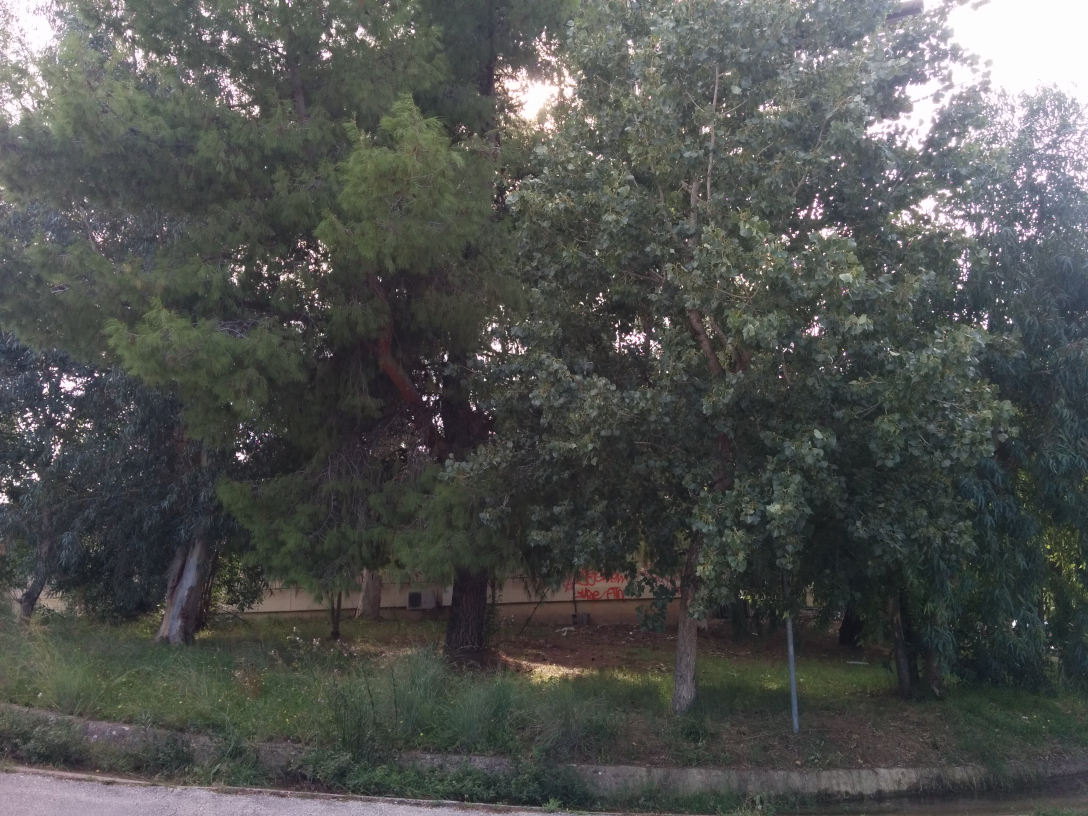
%> input picture Exercise 01/Ex01-Katsaros_Andreas/Matlab_Ex1/photos/P200.jpg, 3264 x 2448 px (shown at 1/3 size)
$ octave pyramid_blending.m   (GNU Octave 9; MATLAB toolbox functions it lacks are replaced by stand-ins)
%> lines starting %> are read from the running program, lines starting %| are printed output that depends on the picture
% Paths for input images and the functions
photoDir = 'C:\Users\AndreasK\Documents\MATLAB\Exercise 1\Matlab_Ex1\photos\';
functionDir = 'C:\Users\AndreasK\Documents\MATLAB\Exercise 1\Matlab_Ex1\';
addpath(functionDir);

% Load all images
P200 = im2double(imread([photoDir, 'P200.jpg']));
dog1 = im2double(imread([photoDir, 'dog1.jpg']));
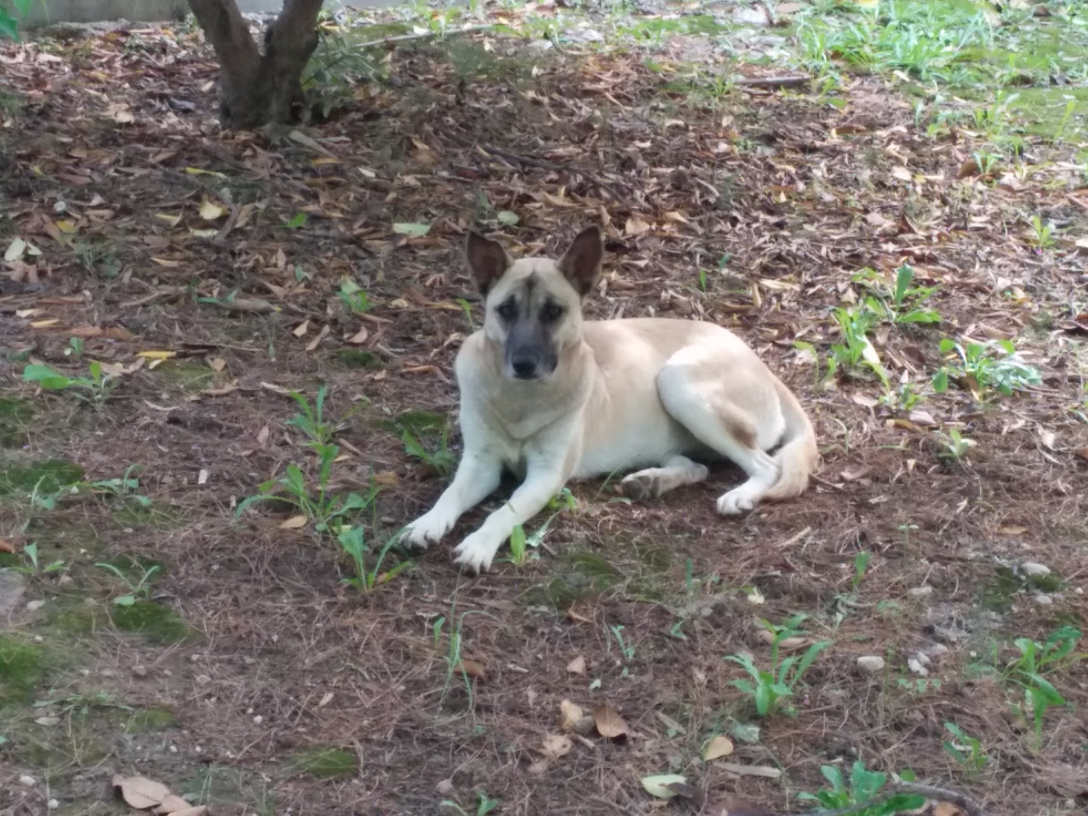
%> input picture Exercise 01/Ex01-Katsaros_Andreas/Matlab_Ex1/photos/dog1.jpg, 3264 x 2448 px (shown at 1/3 size)
dog2 = im2double(imread([photoDir, 'dog2.jpg']));
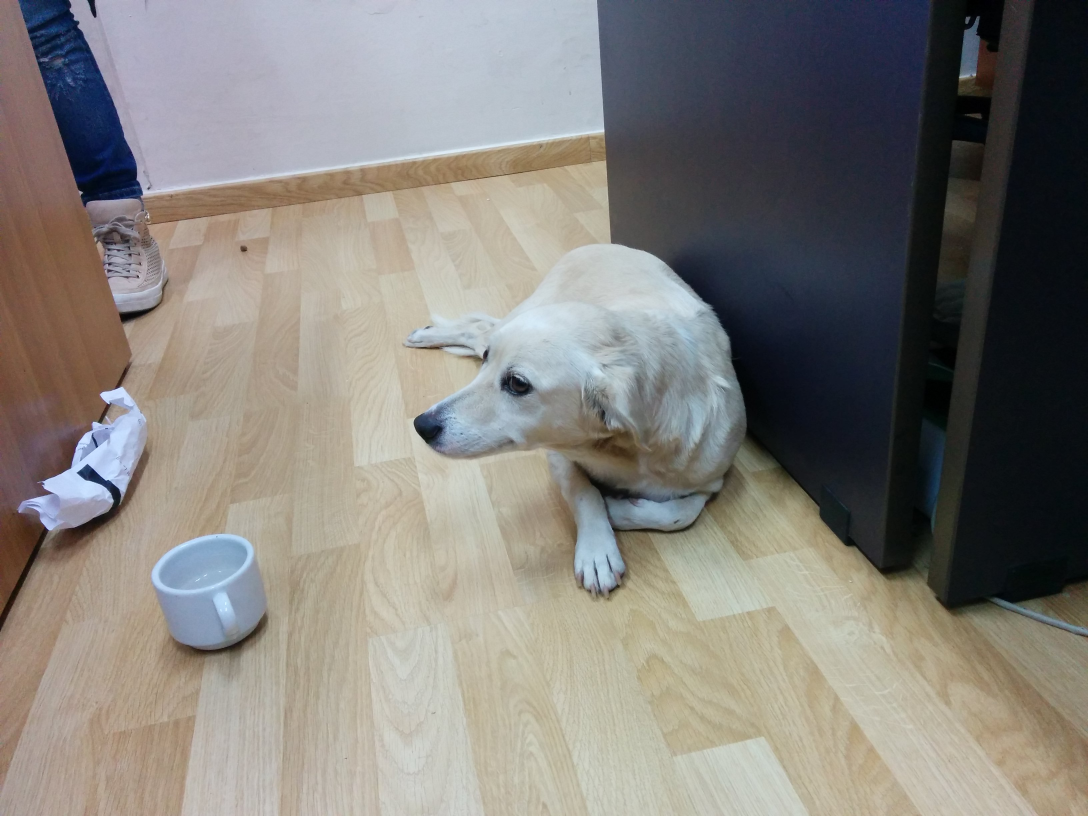
%> input picture Exercise 01/Ex01-Katsaros_Andreas/Matlab_Ex1/photos/dog2.jpg, 3264 x 2448 px (shown at 1/3 size)
cat  = im2double(imread([photoDir, 'cat.jpg']));
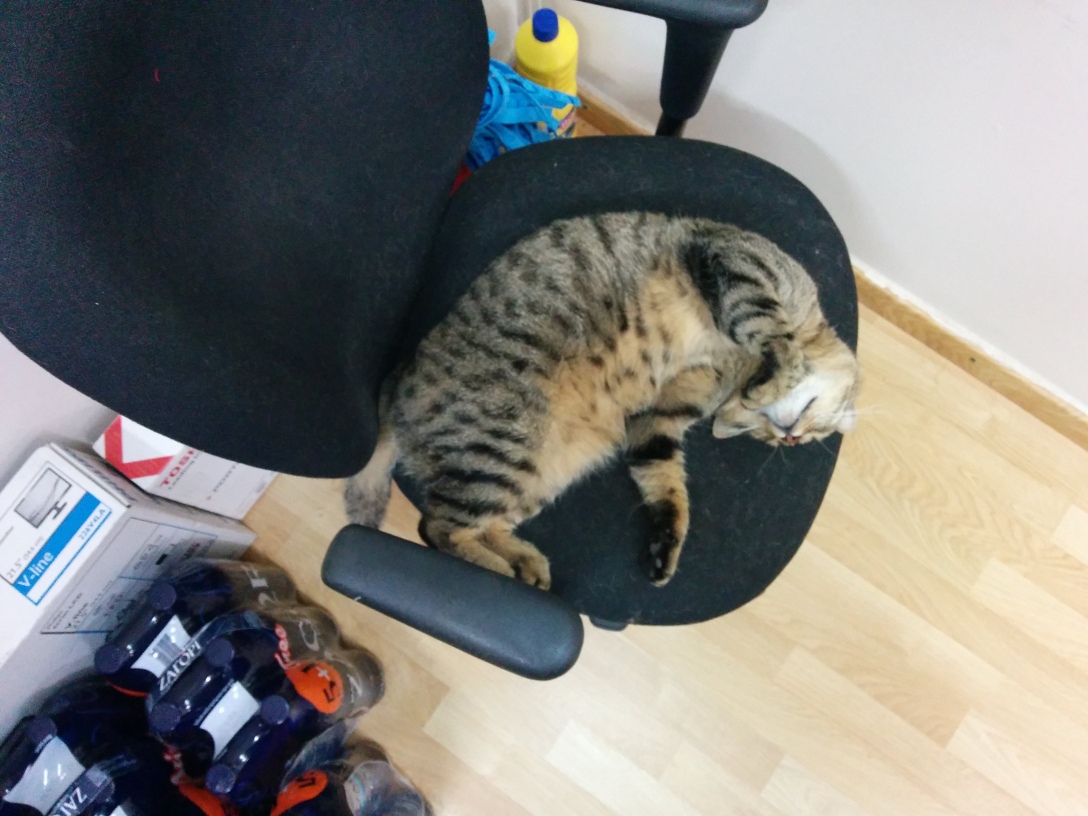
%> input picture Exercise 01/Ex01-Katsaros_Andreas/Matlab_Ex1/photos/cat.jpg, 3264 x 2448 px (shown at 1/3 size)
bench = im2double(imread([photoDir, 'bench.jpg']));
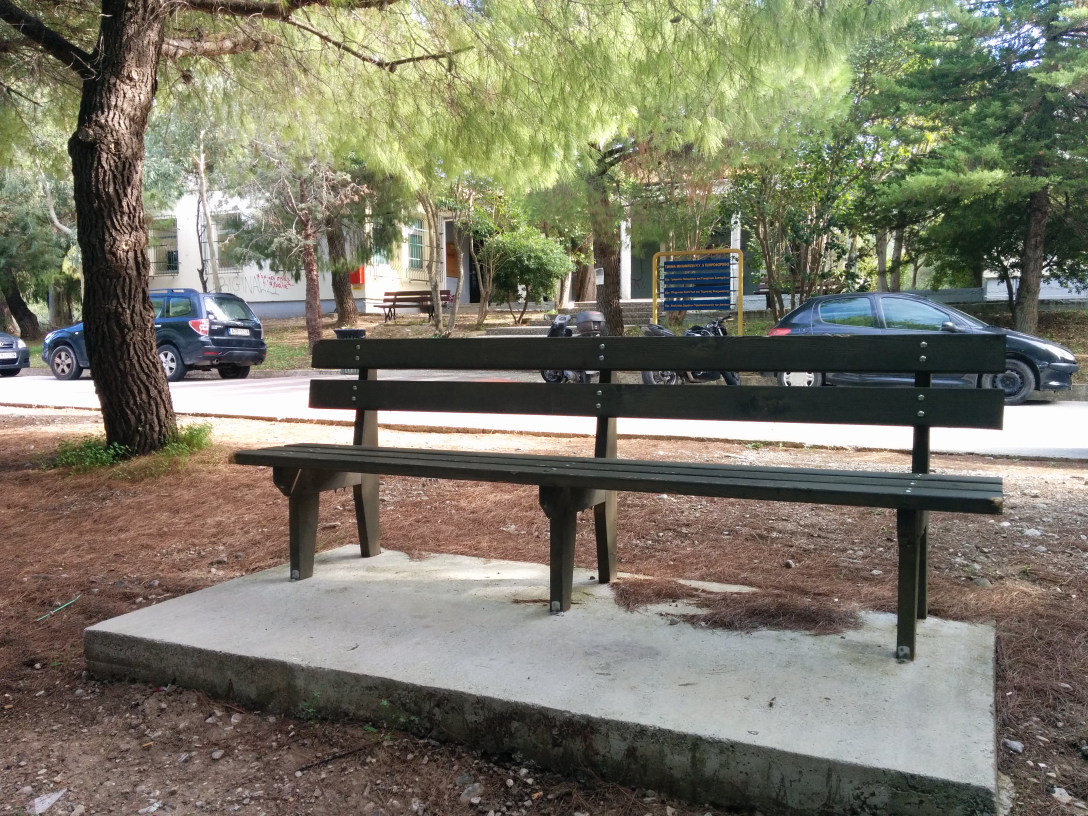
%> input picture Exercise 01/Ex01-Katsaros_Andreas/Matlab_Ex1/photos/bench.jpg, 3264 x 2448 px (shown at 1/3 size)
myImg = im2double(imread([photoDir, 'my_img.jpg']));
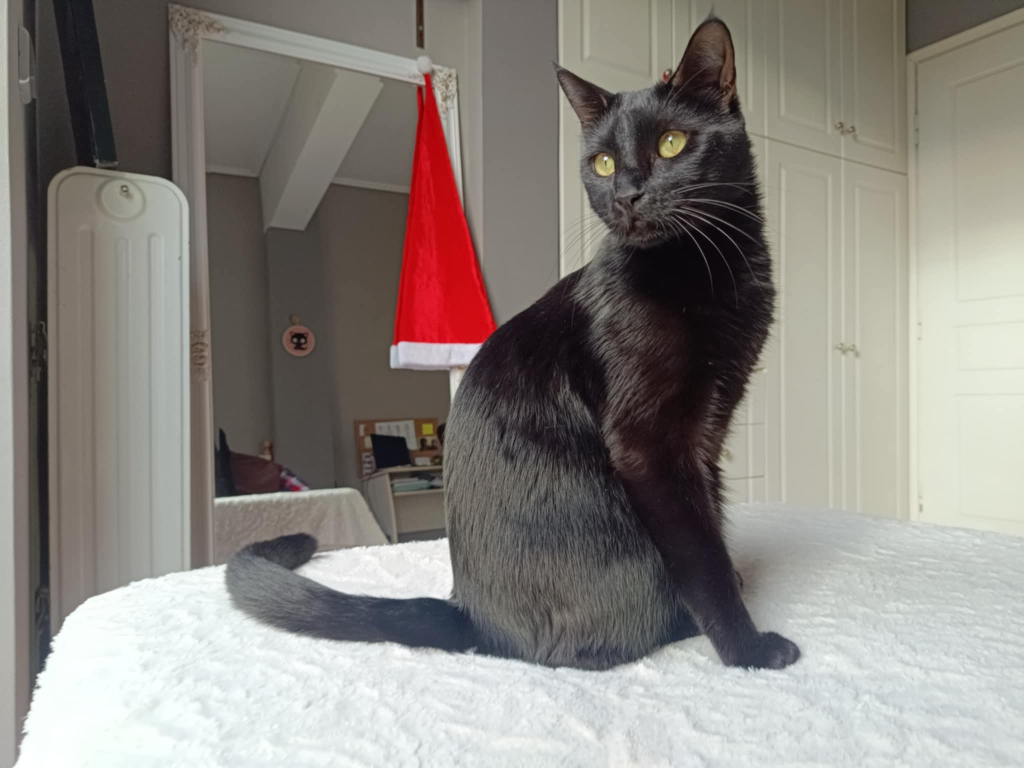
%> input picture Exercise 01/Ex01-Katsaros_Andreas/Matlab_Ex1/photos/my_img.jpg, 2048 x 1536 px (shown at 1/2 size)

% Define base size for the composition (take first two dims to avoid colormap error)
baseSize = size(P200);
%> baseSize = [2448 3264 3]
baseSize = baseSize(1:2);
%> baseSize = [2448 3264]

% Resize all images to match base size
%> (the run ends here)
